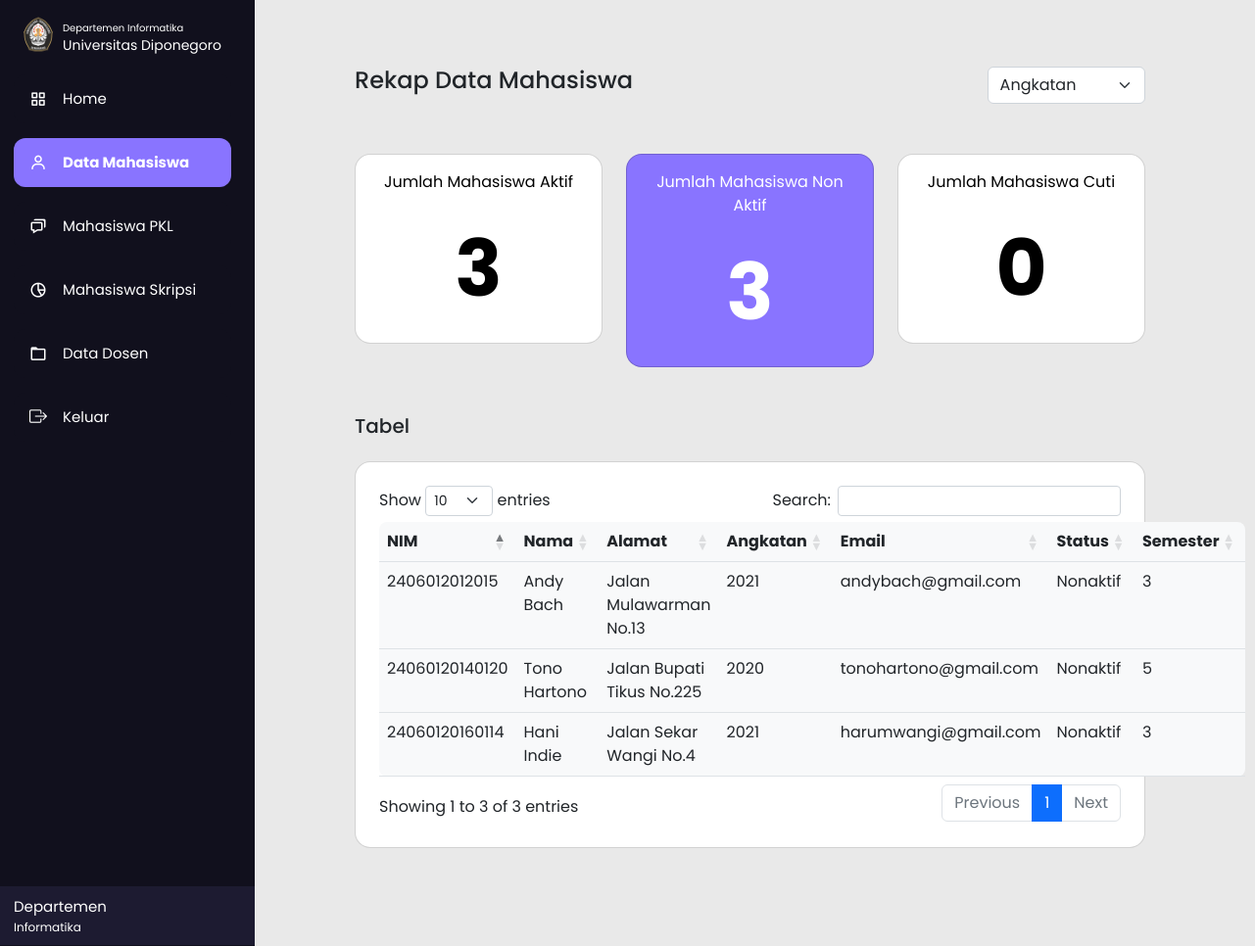
The page /departemen/datamhsnonaktif.php on the database its author committed.
### tables this page shows
CREATE TABLE `tb_mhs` (
  `nim` varchar(14) NOT NULL,
  `nama` varchar(50) NOT NULL,
  `alamat` varchar(255) NOT NULL,
  `kode_kota` varchar(11) NOT NULL,
  `angkatan` varchar(4) NOT NULL,
  `jalur_masuk` varchar(10) NOT NULL,
  `email` varchar(255) NOT NULL,
  `no_hp` varchar(14) NOT NULL,
  `status` varchar(25) NOT NULL,
  `foto_mhs` varchar(255) NOT NULL,
  `kode_wali` varchar(5) NOT NULL,
  `semester` varchar(2) NOT NULL
);

### departemen/datamhsnonaktif.php (the view, shortened to what this page needs)
<?php
  include'../db_login.php';
?>
<!DOCTYPE html>
<html lang="en" dir="ltr">
  <head>
    <link rel="stylesheet" href="style.css">
    <link rel="stylesheet" href="style.css">
    <link href="https://cdn.jsdelivr.net/npm/bootstrap@5.2.2/dist/css/bootstrap.min.css" rel="stylesheet">
    <link href='https://unpkg.com/boxicons@2.0.7/css/boxicons.min.css' rel='stylesheet'>
    <link rel="stylesheet" href="https://cdn.datatables.net/1.12.1/css/dataTables.bootstrap5.min.css">
    <link rel="stylesheet" href="https://cdnjs.cloudflare.com/ajax/libs/twitter-bootstrap/5.2.0/css/bootstrap.min.css">
    <link rel="stylesheet" href="https://cdn.jsdelivr.net/npm/bootstrap-icons@1.9.1/font/bootstrap-icons.css">
  </head>
<body>
  <div class="sidebar">
  <div class="logo-details">
      <i> <img src="../asset/img/undip.png" style="width:40px ; padding-bottom:5px" alt=""></i>
        <div class="logo_name" style="padding-top: 5px;"> <div style="font-size:10px ;">Departemen Informatika</div>  Universitas Diponegoro</div>
    </div>
    <ul class="nav-list" id="nav-list">
      <li>
        <a class="nav-link " href="index.php">
          <i class='bx bx-grid-alt'></i>
          <span class="links_name">Home</span>
        </a>
      </li>
      <li>
       <a class="nav-link active " href="datamhs.php">
         <i class='bx bx-user' ></i>
         <span class="links_name">Data Mahasiswa</span>
       </a>
     </li>
     <li>
       <a class="nav-link " href="mhspkl.php">
         <i class='bx bx-chat' ></i>
         <span class="links_name">Mahasiswa PKL</span>
       </a>
     </li>
     <li>
       <a class="nav-link" href="mhsskripsi.php">
         <i class='bx bx-pie-chart-alt-2' ></i>
         <span class="links_name">Mahasiswa Skripsi</span>
       </a>
     </li>
     <li>
       <a class="nav-link" href="datadosen.php">
         <i class='bx bx-folder' ></i>
         <span class="links_name">Data Dosen</span>
       </a>
     </li>
     <li>
       <a class="nav-link" href="../logout.php">
         <i class="bi bi-box-arrow-right"></i>
         <span class="links_name">Keluar</span>
       </a>
     </li>
     <li class="profile">
         <div class="profile-details">
           <div class="name_job">
             <div class="name">Departemen</div>
             <div class="email">Informatika</div>
           </div>
         </div>
     </li>
    </ul>
  </div>
  <section class="home-section">
    <div class="container-fluid">
      <div class="h4 mt-5 w-100 ">Rekap Data Mahasiswa
      <select class="form-select keyword" id="keyword" name="keyword" style="width: 20% ;float : right" aria-label=".form-select-sm example">
        <option selected >Angkatan</option>
      </select>
      </div><br>
      <div class="row row-cols-1 row-cols-md-3 g-4 mt-1">
          <?php
          $ambildata = mysqli_query($conn, "SELECT * FROM tb_mhs WHERE status='Aktif'");
          $aktif = 0;
          while ($data = mysqli_fetch_array($ambildata)) {
              $aktif++;
              }
          $ambildata = mysqli_query($conn, "SELECT * FROM tb_mhs WHERE status='Nonaktif'");
          $non_aktif = 0;
          while ($data = mysqli_fetch_array($ambildata)) {
              $non_aktif++;
              }
          $cuti = 0;
          ?>
        <div class="col">
          <a href="datamhs.php">
          <div class="card rounded-4 ">
            <div class="card-body">
              <p class="text-center">Jumlah Mahasiswa Aktif</p>
              <p class="card-text jumlah text-center"><?= $aktif; ?></p>
            </div>
          </div>
          </a>
        </div>
        <div class="col">
          <a href="datahmsnonaktif.php">
          <div class="card rounded-4 card-active ">
            <div class="card-body">
              <p class="text-center">Jumlah Mahasiswa Non Aktif</p>
              <p class="card-text jumlah text-center"><?= $non_aktif; ?></p>
            </div>
          </div>
          </a>
        </div>
        <div class="col">
          <a href="datamhscuti.php">
          <div class="card rounded-4 ">
            <div class="card-body">
              <p class="text-center">Jumlah Mahasiswa Cuti</p>
              <p class="card-text jumlah text-center"><?= $cuti; ?></p>
            </div>
          </div>
          </a>
        </div>
      </div>
      <br>
      <div class="h5 mt-4 mb-4 w-100">Tabel</div>
      <div class="card p-4 rounded-4">
      <table id="example" class="table  bg-light rounded-3" style="width:100%">
        <thead>
            <tr>
                <th>NIM</th>
                <th>Nama</th>
                <th>Alamat</th>
                <th>Angkatan</th>
                <th>Email</th>
                <th>Status</th>
                <th>Semester</th>
            </tr>
        </thead>
        <tbody>
          <?php
          $ambildata = mysqli_query($conn, 'SELECT * FROM tb_mhs WHERE status = "Nonaktif" ORDER BY  nama ASC, semester ASC'  );
          while ($data = mysqli_fetch_array($ambildata)) {
              $nim = $data['nim'];
              $nama = $data['nama'];
              $alamat = $data['alamat'];
              $angkatan = $data['angkatan'];
              $email = $data['email'];
              $status = $data['status'];
              $semester = $data['semester'];
          ?>
        <tr>
          <td><?= $nim ?></td>
          <td><?= $nama; ?></td>
          <td><?= $alamat; ?></td>
          <td><?= $angkatan; ?></td>
          <td><?= $email; ?></td>
          <td><?= $status; ?></td>
          <td><?= $semester; ?></td>
        </tr>
        <?php
          }
        ?>
    </table>
    </div>
    </div>
</body>
 </html>

### departemen/style.css (style rules this page uses)
* { margin: 0; padding: 0; box-sizing: border-box; font-family: "Poppins" , sans-serif; }
.sidebar { position: fixed; left: 0; top: 0; height: 100%; width: 260px; background: #11101D; padding: 6px 14px; z-index: 99; transition: all 0.5s ease; }
.sidebar .logo-details { height: 60px; display: flex; align-items: center; position: relative; }
.sidebar .logo-details img { opacity: 1; transition: all 0.5s ease; size: 10px; }
.sidebar .logo-details .logo_name { color: #fff; font-size: 14px; opacity: 1; transition: all 0.5s ease; }
.sidebar i { color: #fff; height: 60px; min-width: 50px; font-size: 28px; text-align: center; line-height: 60px; }
.sidebar .nav-list { height: 100%; margin-top: 10px; margin-left: -32px; margin-right: 10px; }
.sidebar .nav-list .active, .nav-link:hover { background-color:#8974FF; }
.sidebar .nav-list .active .links_name { font-weight: bold; }
.sidebar li { position: relative; margin: px 0; list-style: none; margin-bottom: 15px; }
.sidebar li a { display: flex; height: 100%; width: 100%; border-radius: 12px; align-items: center; text-decoration: none; transition: all 0.4s ease; background: #11101D; }
.sidebar li a .links_name { color: #fff; font-size: 15px; font-weight: 400; white-space: nowrap; opacity: 1; pointer-events: auto; transition: 0.4s; }
.sidebar li i { height: 50px; line-height: 50px; font-size: 18px; border-radius: 12px; }
.sidebar li.profile { position: fixed; height: 60px; width: 260px; left: 0; bottom: -14px; padding: 10px 14px; background: #1d1b31; transition: all 0.5s ease; overflow: hidden; }
.sidebar li .profile-details { display: flex; align-items: center; flex-wrap: nowrap; }
.sidebar li.profile .name, .sidebar li.profile .email { font-size: 15px; font-weight: 400; color: #fff; white-space: nowrap; }
.sidebar li.profile .email { font-size: 12px; }
.home-section { position: relative; background: #e9e9e9; min-height: 100vh; padding: 100px; padding-top: 20px; left: 250px; width: calc(100% - 250px); transition: all 0.5s ease; z-index: 2; }
.home-section a .card { text-decoration: none; color: black; }
.home-section a { text-decoration: none; }
.jumlah { font-size: 80px; font-weight: bold; }
.home-section a .card-active { color: white; background-color: #8974FF; }

### departemen/datamhsnonaktif.php (style rules this page uses)
.home-section a .card-active { color: white; background-color: #8974FF; }

### rows shown on the page
tb_mhs: nim "2406012012015", nama "Andy Bach", alamat "Jalan Mulawarman No.13", angkatan "2021", email "andybach@gmail.com", status "Nonaktif", semester "3"
tb_mhs: nim "24060120160114", nama "Hani Indie", alamat "Jalan Sekar Wangi No.4", angkatan "2021", email "harumwangi@gmail.com", status "Nonaktif", semester "3"
tb_mhs: nim "24060120140120", nama "Tono Hartono", alamat "Jalan Bupati Tikus No.225", angkatan "2020", email "tonohartono@gmail.com", status "Nonaktif", semester "5"

### other values the page prints
$aktif "3"
$non_aktif "3"
$cuti "0"
